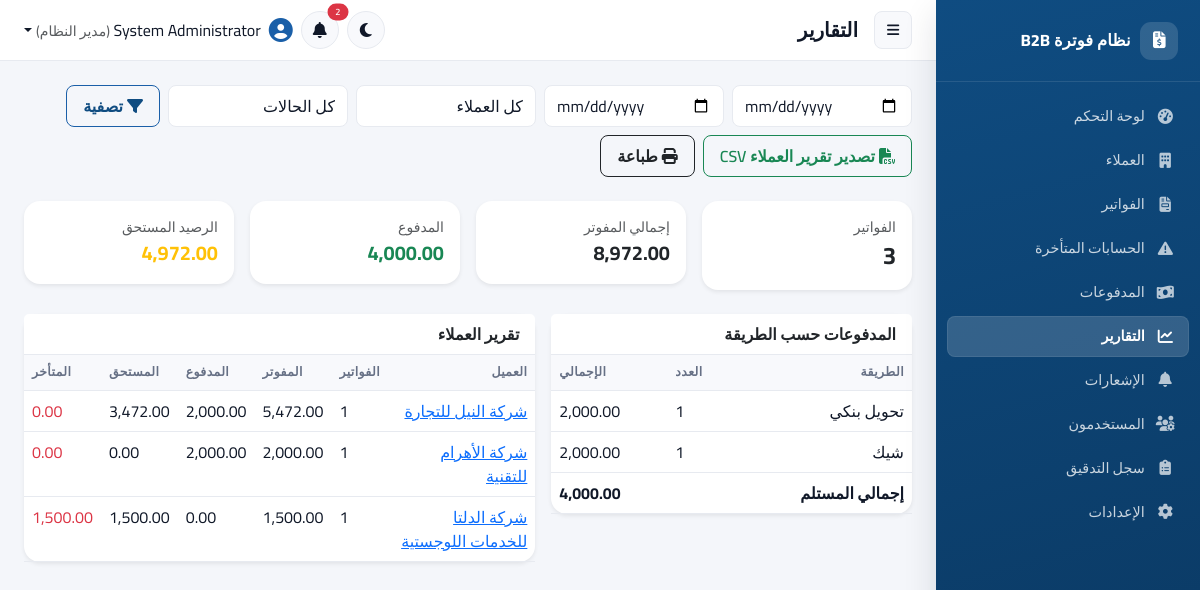
The page /reports/index.php (signed in) on the database its author committed.
### tables this page shows
CREATE TABLE IF NOT EXISTS customers (
    id INT UNSIGNED AUTO_INCREMENT PRIMARY KEY,
    company_name VARCHAR(150) NOT NULL,
    contact_person VARCHAR(120) NULL,
    email VARCHAR(150) NULL,
    phone VARCHAR(40) NULL,
    address VARCHAR(255) NULL,
    tax_number VARCHAR(60) NULL,
    registration_number VARCHAR(60) NULL,
    notes TEXT NULL,
    status ENUM('active','inactive') NOT NULL DEFAULT 'active',
    created_by INT UNSIGNED NULL,
    created_at DATETIME NOT NULL DEFAULT CURRENT_TIMESTAMP,
    updated_at DATETIME NOT NULL DEFAULT CURRENT_TIMESTAMP ON UPDATE CURRENT_TIMESTAMP,
    CONSTRAINT fk_customers_created_by FOREIGN KEY (created_by) REFERENCES users(id) ON DELETE SET NULL,
    INDEX idx_customers_status (status),
    INDEX idx_customers_name (company_name)
);

### includes/functions.php (called while the page is built, shortened)
<?php
function e(?string $value): string
{
    return htmlspecialchars($value ?? '', ENT_QUOTES | ENT_SUBSTITUTE, 'UTF-8');
}
function format_money($amount, string $currency = ''): string
{
    $formatted = number_format((float)$amount, 2);
    return $currency !== '' ? "$formatted $currency" : $formatted;
}
function clean_str(?string $value): string
{
    return trim(str_replace("\0", '', $value ?? ''));
}
function payment_method_label(string $method): string
{
    return match ($method) {
        'cash' => 'نقدًا',
        'bank_transfer' => 'تحويل بنكي',
        'cheque' => 'شيك',
        'card' => 'بطاقة',
        default => 'أخرى',
    };
}
function build_query(array $overrides): string
{
    $params = array_merge($_GET, $overrides);
    return '?' . http_build_query($params);
}
function base_path(string $path = ''): string
{
    return rtrim(APP_URL, '/') . '/' . ltrim($path, '/');
}

### includes/Auth.php (called while the page is built, shortened)
<?php
final class Auth
{
    public static function check(): bool
    {
        return !empty($_SESSION['user_id']);
    }
    public static function can(string $permissionKey): bool
    {
        return in_array(
            $permissionKey,
            $_SESSION['permissions'] ?? [],
            true
        );
    }
}

### reports/index.php (the view, shortened to what this page needs)
<?php
$pdo = Database::get();
$from = clean_str($_GET['from'] ?? '');
$to = clean_str($_GET['to'] ?? '');
$where = [];
$params = [];
$whereSql = $where ? ('WHERE ' . implode(' AND ', $where)) : '';
$invoiceSummary = $pdo->prepare(
    "SELECT COUNT(*) AS cnt, COALESCE(SUM(total_amount),0) AS invoiced,
            COALESCE(SUM(paid_amount),0) AS paid,
            COALESCE(SUM(CASE WHEN status NOT IN ('cancelled','draft') THEN remaining_amount ELSE 0 END),0) AS outstanding,
            COALESCE(SUM(CASE WHEN status='overdue' THEN remaining_amount ELSE 0 END),0) AS overdue
     FROM invoices i $whereSql"
);
$invoiceSummary->execute($params);
$invoiceSummary = $invoiceSummary->fetch();
$paymentWhere = [];
$paymentParams = [];
$paymentWhereSql = $paymentWhere ? ('WHERE ' . implode(' AND ', $paymentWhere)) : '';
$paymentsByMethod = $pdo->prepare(
    "SELECT payment_method, COUNT(*) AS cnt, COALESCE(SUM(amount),0) AS total
     FROM payments p $paymentWhereSql GROUP BY payment_method"
);
$paymentsByMethod->execute($paymentParams);
$paymentsByMethod = $paymentsByMethod->fetchAll();
$totalReceived = array_sum(array_column($paymentsByMethod, 'total'));
$customerReport = $pdo->prepare(
    "SELECT c.id, c.company_name,
            COUNT(i.id) AS total_invoices,
            COALESCE(SUM(i.total_amount),0) AS total_invoiced,
            COALESCE(SUM(i.paid_amount),0) AS total_paid,
            COALESCE(SUM(CASE WHEN i.status NOT IN ('cancelled','draft') THEN i.remaining_amount ELSE 0 END),0) AS outstanding,
            COALESCE(SUM(CASE WHEN i.status='overdue' THEN i.remaining_amount ELSE 0 END),0) AS overdue
     FROM customers c
     LEFT JOIN invoices i ON i.customer_id = c.id " . ($whereSql ? str_replace('i.customer_id = :cid', '1=1', $whereSql) : '') . "
     GROUP BY c.id, c.company_name ORDER BY total_invoiced DESC"
);
$customerReport->execute(array_diff_key($params, ['cid' => 0]));
$customerReport = $customerReport->fetchAll();
require __DIR__ . '/../includes/layout_header.php';
?>
<form class="d-flex flex-wrap gap-2 filters mb-4" method="get">
  <input type="date" name="from" class="form-control" value="<?= e($from) ?>" placeholder="من">
  <input type="date" name="to" class="form-control" value="<?= e($to) ?>" placeholder="إلى">
  <select name="customer_id" class="form-select">
    <option value="">كل العملاء</option>
  </select>
  <select name="status" class="form-select">
    <option value="">كل الحالات</option>
  </select>
  <button class="btn btn-outline-primary"><i class="fa-solid fa-filter me-1"></i>تصفية</button>
  <?php if (Auth::can('reports.export')): ?>
    <a class="btn btn-outline-success" href="<?= e(build_query(['export' => 'csv'])) ?>"><i class="fa-solid fa-file-csv me-1"></i>تصدير تقرير العملاء CSV</a>
  <?php endif; ?>
  <button type="button" class="btn btn-outline-dark" onclick="window.print()"><i class="fa-solid fa-print me-1"></i>طباعة</button>
</form>
<div class="row g-3 mb-4">
  <div class="col-md-3"><div class="card border-0 shadow-sm p-3"><div class="text-muted small">الفواتير</div><div class="fs-4 fw-bold"><?= (int)$invoiceSummary['cnt'] ?></div></div></div>
  <div class="col-md-3"><div class="card border-0 shadow-sm p-3"><div class="text-muted small">إجمالي المفوتر</div><div class="fs-5 fw-bold"><?= e(format_money($invoiceSummary['invoiced'])) ?></div></div></div>
  <div class="col-md-3"><div class="card border-0 shadow-sm p-3"><div class="text-muted small">المدفوع</div><div class="fs-5 fw-bold text-success"><?= e(format_money($invoiceSummary['paid'])) ?></div></div></div>
  <div class="col-md-3"><div class="card border-0 shadow-sm p-3"><div class="text-muted small">الرصيد المستحق</div><div class="fs-5 fw-bold text-warning"><?= e(format_money($invoiceSummary['outstanding'])) ?></div></div></div>
</div>
<div class="row g-3">
  <div class="col-lg-5">
    <div class="card border-0 shadow-sm">
      <div class="card-header bg-white fw-semibold">المدفوعات حسب الطريقة</div>
      <div class="table-responsive">
        <table class="table mb-0">
          <thead class="table-light"><tr><th>الطريقة</th><th class="text-end">العدد</th><th class="text-end">الإجمالي</th></tr></thead>
          <tbody>
            <?php foreach ($paymentsByMethod as $m): ?>
              <tr><td><?= e(payment_method_label($m['payment_method'])) ?></td><td class="text-end"><?= (int)$m['cnt'] ?></td><td class="text-end"><?= e(format_money($m['total'])) ?></td></tr>
            <?php endforeach; ?>
          </tbody>
          <tfoot><tr class="fw-bold"><td>إجمالي المستلم</td><td></td><td class="text-end"><?= e(format_money($totalReceived)) ?></td></tr></tfoot>
        </table>
      </div>
    </div>
  </div>
  <div class="col-lg-7">
    <div class="card border-0 shadow-sm">
      <div class="card-header bg-white fw-semibold">تقرير العملاء</div>
      <div class="table-responsive">
        <table class="table mb-0">
          <thead class="table-light"><tr><th>العميل</th><th class="text-end">الفواتير</th><th class="text-end">المفوتر</th><th class="text-end">المدفوع</th><th class="text-end">المستحق</th><th class="text-end">المتأخر</th></tr></thead>
          <tbody>
            <?php foreach ($customerReport as $c): ?>
              <tr>
                <td><a href="<?= e(base_path('customers/view.php?id=' . $c['id'])) ?>"><?= e($c['company_name']) ?></a></td>
                <td class="text-end"><?= (int)$c['total_invoices'] ?></td>
                <td class="text-end"><?= e(format_money($c['total_invoiced'])) ?></td>
                <td class="text-end"><?= e(format_money($c['total_paid'])) ?></td>
                <td class="text-end"><?= e(format_money($c['outstanding'])) ?></td>
                <td class="text-end text-danger"><?= e(format_money($c['overdue'])) ?></td>
              </tr>
            <?php endforeach; ?>
          </tbody>
        </table>
      </div>
    </div>
  </div>
</div>
<?php require __DIR__ . '/../includes/layout_footer.php'; ?>

### includes/layout_header.php (style rules this page uses)
:root { --sidebar-w: 264px; --brand-50: #eef4fc; --brand-100: #d7e6f7; --brand-500: #1a5fa8; --brand-600: #0f4c81; --brand-700: #0a3760; --brand-glow: rgba(15,76,129,.18); --radius-lg: 16px; --radius-md: 12px; --radius-sm: 8px; --shadow-sm: 0 1px 2px rgba(16,24,40,.06); --shadow-md: 0 4px 16px rgba(16,24,40,.08); --shadow-lg: 0 12px 32px rgba(16,24,40,.12); --bg-app: #f4f6fa; --bg-surface: #ffffff; --bg-subtle: #f8f9fc; --text-primary: #101828; --text-muted: #667085; --border-soft: #e7eaf0; --transition-base: .18s cubic-bezier(.4,0,.2,1); }
* { box-sizing:border-box; }
html, body { height:100%; }
body { background: var(--bg-app); color: var(--text-primary); font-family: 'Cairo', 'Inter', 'Segoe UI', system-ui, -apple-system, sans-serif; transition: background var(--transition-base), color var(--transition-base); }
.card { background: var(--bg-surface); border:1px solid var(--border-soft); border-radius: var(--radius-lg); box-shadow: var(--shadow-sm); transition: box-shadow var(--transition-base), transform var(--transition-base); }
.card-header { background: transparent; border-bottom:1px solid var(--border-soft); font-weight:700; }
.btn { border-radius: var(--radius-sm); font-weight:600; padding:.5rem 1rem; transition: all var(--transition-base); }
.btn-outline-primary { color: var(--brand-600); border-color: var(--brand-500); }
.form-control, .form-select { background: var(--bg-surface); color: var(--text-primary); border:1px solid var(--border-soft); border-radius: var(--radius-sm); }
.table { color: var(--text-primary); }
.table thead.table-light th, table thead th { background: var(--bg-subtle) !important; color: var(--text-muted); font-size:.78rem; text-transform:uppercase; letter-spacing:.03em; font-weight:700; border-bottom:1px solid var(--border-soft); }
.table > :not(caption) > * > * { background-color: transparent; color: inherit; border-color: var(--border-soft); }
.table-responsive { overflow-x:auto; }

### reports/index.php (style rules this page uses)
.filters select, .filters input { max-width:180px; }

### rows shown on the page
customers: company_name "شركة النيل للتجارة", total_invoices "1", total_invoiced "5,472.00", total_paid "2,000.00", outstanding "3,472.00", overdue "0.00"
customers: company_name "شركة الأهرام للتقنية", total_invoices "1", total_invoiced "2,000.00", total_paid "2,000.00", outstanding "0.00", overdue "0.00"
customers: company_name "شركة الدلتا للخدمات اللوجستية", total_invoices "1", total_invoiced "1,500.00", total_paid "0.00", outstanding "1,500.00", overdue "1,500.00"

### other values the page prints
$item['label'] "لوحة التحكم"
$item['label'] "العملاء"
$item['label'] "الفواتير"
$item['label'] "الحسابات المتأخرة"
$item['label'] "المدفوعات"
$item['label'] "التقارير"
$item['label'] "الإشعارات"
$item['label'] "المستخدمون"
$item['label'] "سجل التدقيق"
$item['label'] "الإعدادات"
$pageTitle "التقارير"
$unread "2"
Auth::fullName() "System Administrator"
role_label(Auth::roleName() ?? '') "مدير النظام"
$invoiceSummary['cnt'] "3"
